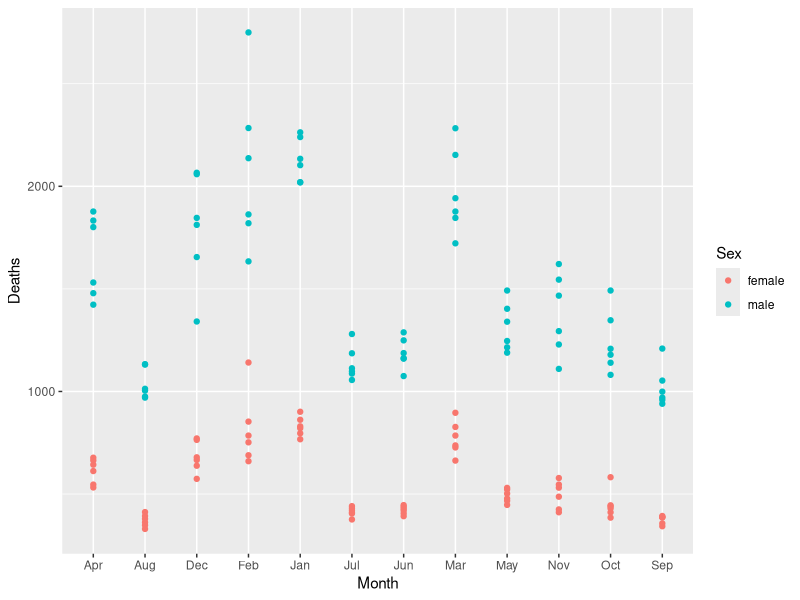
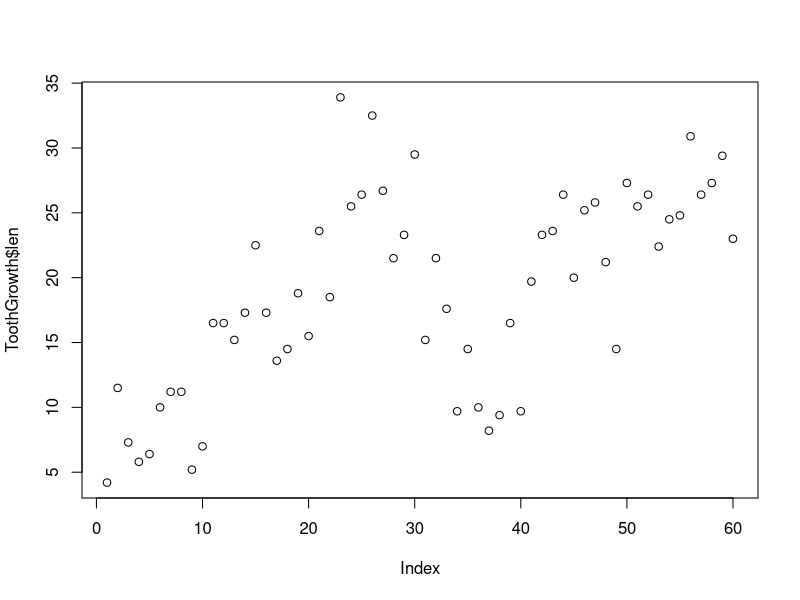
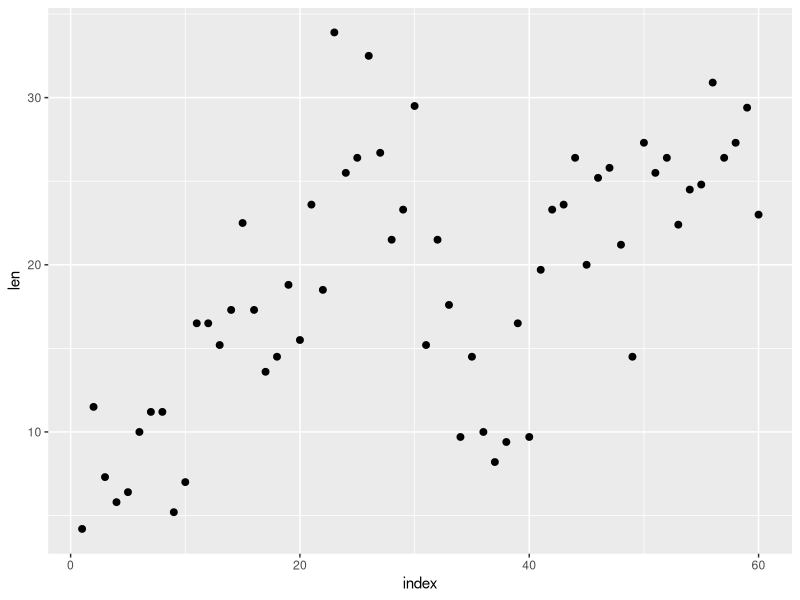
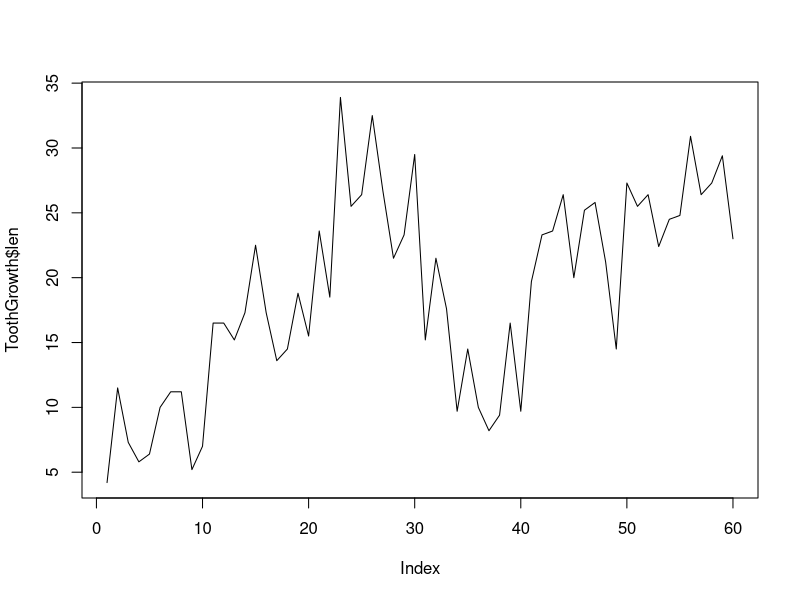
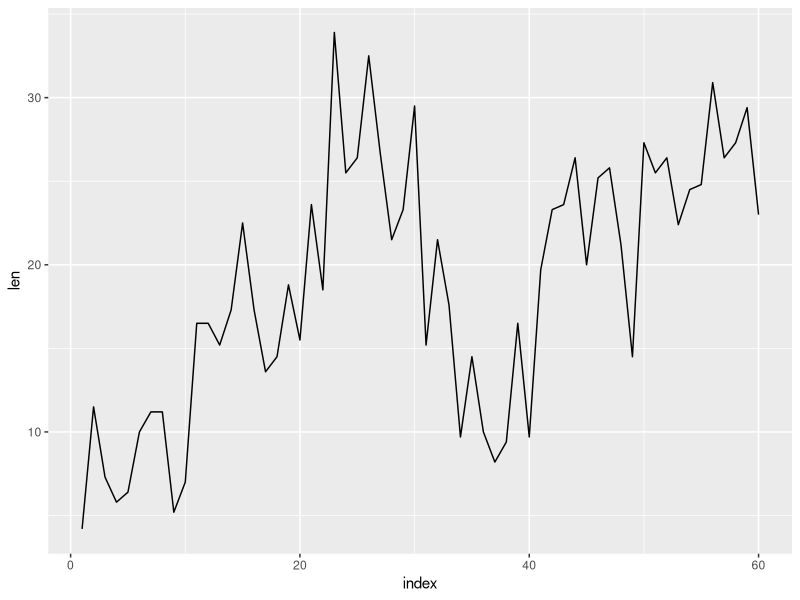
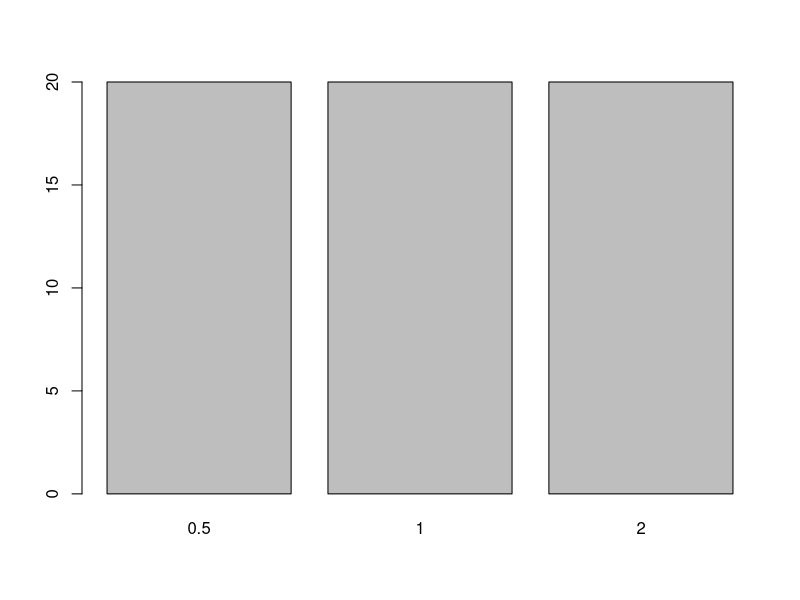
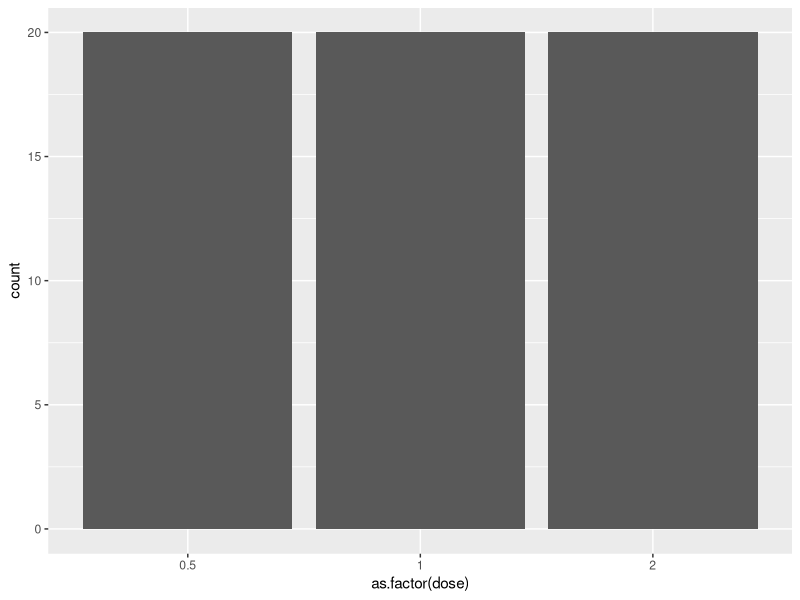
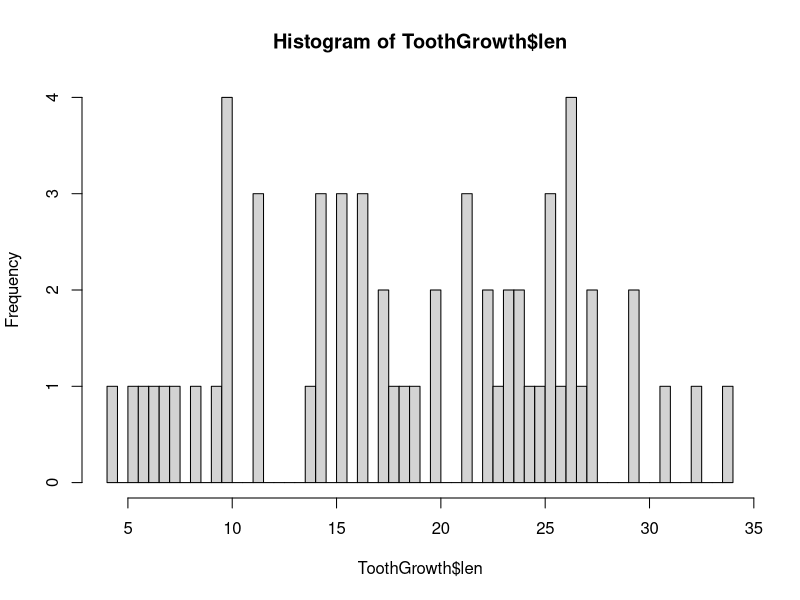

Recreate these plots in R, in order.
## ---- chunk 1
library(ggplot2)
## ---- chunk 2
head(Indometh, 25)
## ---- chunk 3
mdeaths
fdeaths
## ---- chunk 4
deaths <- c(fdeaths,mdeaths)
sex <- rep(c("female","male"),each=72)
years <- rep(c("1974","1975","1976","1977","1978","1979"),each=12)
months <- rep(c("Jan","Feb","Mar","Apr","May","Jun","Jul","Aug","Sep","Oct","Nov","Dec"),6)
data <- data.frame("Deaths"=deaths,"Year"=years,"Month"=months,"Sex"=sex)
data
## ---- chunk 5
ggplot(data) + geom_point(aes(x=Month, y=Deaths, color=Sex))
## ---- chunk 6
ToothGrowth$index <- as.numeric(rownames(ToothGrowth))
## ---- chunk 7
plot(ToothGrowth$len)
## ---- chunk 8
ggplot(ToothGrowth) + 
  geom_point(aes(x=index, y=len), size=2)
## ---- chunk 9
plot(ToothGrowth$len, type = "l")
## ---- chunk 10
ggplot(ToothGrowth) + 
  geom_line(aes(x=index, y=len))
## ---- chunk 11
barplot(table(ToothGrowth$dose))
## ---- chunk 12
ggplot(ToothGrowth) + 
  geom_bar(aes(x=as.factor(dose)))
## ---- chunk 13
hist(ToothGrowth$len,breaks = 50)
## ---- chunk 14
ggplot(ToothGrowth) + 
  geom_histogram(aes(x=len), binwidth = 0.5)
## ---- chunk 15
boxplot(ToothGrowth$len~ToothGrowth$supp)
## ---- chunk 16
ggplot(ToothGrowth) + 
  stat_boxplot(aes(x=supp,y=len), geom="errorbar", width=0.5) + 
	geom_boxplot(aes(x=supp,y=len))
## ---- chunk 17
ggplot(ToothGrowth) + 
  geom_tile(aes(x = supp, y = as.factor(dose), fill = len), color="black")
## ---- chunk 18
par(mfrow = c(1, 3))

low <- ToothGrowth[which(ToothGrowth$dose==0.5),]
med <- ToothGrowth[which(ToothGrowth$dose==1),]
high <- ToothGrowth[which(ToothGrowth$dose==2),]

boxplot(low$len~low$supp, main = "Low dose", xlab = "Supplement Type")
boxplot(med$len~med$supp, main = "Medium dose", xlab = "Supplement Type")
boxplot(high$len~high$supp, main = "High dose", xlab = "Supplement Type")
## ---- chunk 19
ggplot(ToothGrowth, aes(x=supp,y=len)) + 
	stat_boxplot(geom="errorbar", width=0.5) + 
	geom_boxplot() + geom_point(color="red") + 
	facet_grid(. ~ as.factor(dose))
## ---- chunk 20
ggplot(ToothGrowth, aes(x=index, y=as.factor(dose), color=len)) + 
	geom_point() + 
	scale_x_continuous(limits=c(1,100), trans = "log2", 
		breaks=c(2,4,8,16,32,64), 
		label=c("two","four","eight","sixteen","thirtytwo","sixtyfour")) + 
	scale_y_discrete(label=c("low","medium","high")) + 
	scale_color_gradient2(limits=c(0,40), low = "green", mid = "black", high = "red", 
		midpoint = 20)
## ---- chunk 21
p <- ggplot(ToothGrowth)
p + geom_point(aes(x = index, y = len, color = supp, size = dose)) + theme_light()
## ---- chunk 22
p <- ggplot(ToothGrowth)
p + geom_point(aes(x = index, y = len, color = supp, size = dose)) + 
	theme(text = element_text(family = "serif", colour = "#6f898e"), 
	  line = element_line(color = "#163f47"), 
	  rect = element_rect(fill = "#163f47", color = "#163f47"),
		axis.text.x = element_text(color="black"), 
		axis.text.y = element_text(color="white"), 
	  axis.ticks = element_line(color = "#6f898e"), 
	  axis.line = element_line(color = "#163f47", linetype = 1),
		legend.background = element_blank(), 
		legend.key = element_blank(), 
		panel.background = element_rect(fill = "#215c68", colour = "#163f47"), 
		panel.border = element_blank(), 
	  panel.grid = element_line(color = "#163f47"), 
	  panel.grid.major = element_line(color = "#163f47"), 
	  panel.grid.minor = element_line(color = "#163f47"), 
	  plot.background = element_rect(fill = NULL, colour = NA, linetype = 0)
	) + 
	labs(title="Toothgrowth", 
		subtitle = "Orange juice or Vitamin C?", x="Index", y="Toothlength", 
		size="Dose", color="Supplement") +
	scale_color_manual(label=c("Orange juice","Vitamin C"), 
		values = c("VC"="green","OJ"="orange"))
